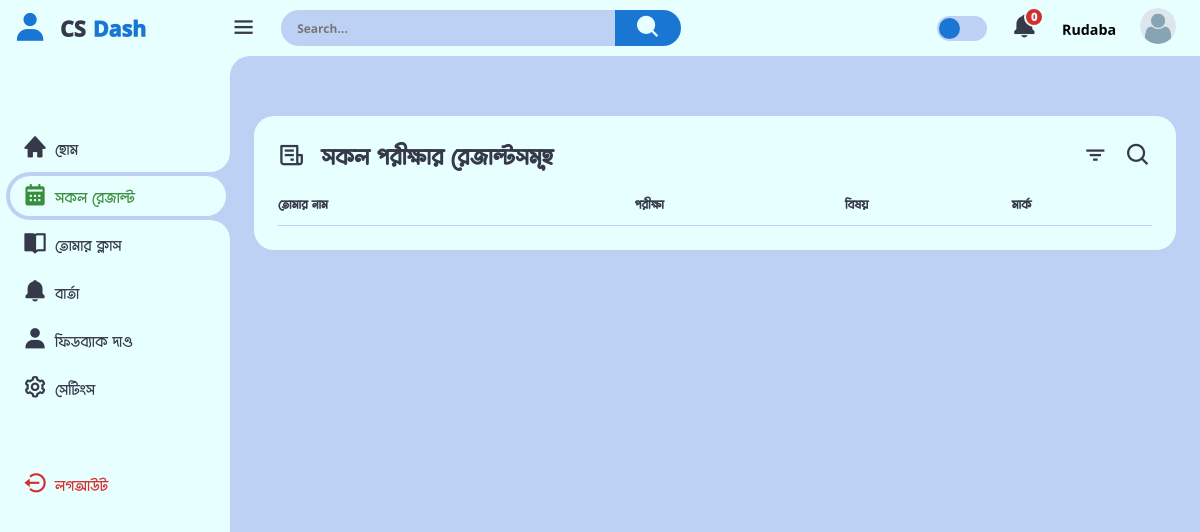
The app's page /student_dashboard/result (signed in), older data.
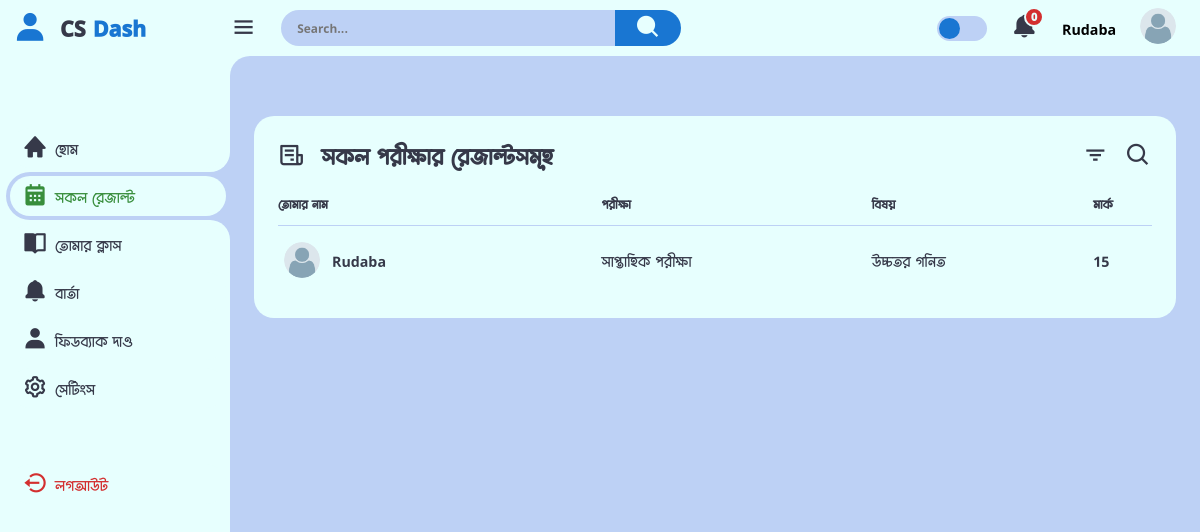
The same page, newer data.
### users/models.py (models this page shows, shortened)
class MarksOfStudent(models.Model):
    batch = models.ForeignKey(Batch, on_delete=models.CASCADE)
    std = models.ForeignKey(Student, on_delete=models.CASCADE)
    student_id = models.IntegerField()
    subject = models.CharField(max_length=150)
    exam_type = models.ForeignKey(CreateExam, null=True, blank=True, on_delete=models.CASCADE)
    mark = models.IntegerField()
    class Meta:
        verbose_name_plural = "শিক্ষার্থীদের মার্কস"

class Student(models.Model):
    user = models.OneToOneField(CustomUser, on_delete=models.CASCADE)
    basic_step_of_reg = models.BooleanField(default=False)
    choose_subjects = models.BooleanField(default=False)
    s_approval = models.BooleanField(default=False)
    guardian_phone_is_verified = models.BooleanField(default=False)
    s_name = models.CharField(max_length=170, null=True, blank=True)
    shift = models.ForeignKey(Shift, on_delete=models.CASCADE, null=True, blank=True)
    batch = models.ForeignKey(Batch, on_delete=models.CASCADE, null=True, blank=True)
    profile_pic = models.ImageField( upload_to="student", default='avatar.png')
    class_subjects = models.ForeignKey(ClassWithSubject, on_delete=models.CASCADE, null=True, blank=True )
    s_id = models.IntegerField(null=True, blank=True)
    guardian_phone = models.CharField(max_length=15)
    your_subjects = MultiSelectField(max_length=170, null=True, blank=True)
    s_phone = models.CharField(max_length=15, blank=True, null=True)
    guardian_email = models.EmailField(max_length=100, blank=True, null=True)
    created_at = models.DateTimeField(auto_now_add=True)
    updated_at = models.DateTimeField(auto_now=True)
    def __init__(self, *args, **kwargs):
        super(Student, self).__init__(*args, **kwargs)
        if self.class_subjects:
            self._meta.get_field('your_subjects').choices = [
                (subject.name.lower(), subject.name) for subject in self.class_subjects.subjects.all()
            ]
        else:
            self._meta.get_field('your_subjects').choices = [
                ('math', 'math')
            ]
    def __str__(self):
        if self.s_name:
            return self.s_name
        else:
            return f"STUDENT ID - {self.s_id}"
    class Meta:
        verbose_name_plural = "ইউজার ( শিক্ষার্থী )"

class CreateExam(models.Model):
    exam_name = models.CharField(max_length=150)
    out_of = models.IntegerField(default=100)
    def __str__(self):
        return self.exam_name
    class Meta:
        verbose_name_plural = "পরীক্ষা তৈরি করুন"

### home/views.py (the view, shortened to what this page needs)
# urls.py: path('student_dashboard/<str:page>', student_dashb, name="student_dashb"),
@login_required
def student_dashb(request, page=None):
    if request.user.role == 'student':
        if page == 'feedback':
            student = request.user.student
            feedback, created = StudetFeedback.objects.get_or_create(student=student, defaults={
                'already_rated': False,
                'rate_us': 0,
                'report': ''
            })
            if request.method == "POST":
                try:
                    feedback.already_rated = True
                    feedback.rate_us = request.POST.get('star_rating')
                    feedback.report = request.POST.get('speech')
                    feedback.save()
                    return redirect('student_dashb', page='feedback')
                except Exception as e:
                    return render(request, 'student/error.html', {"error_message": e})
            context = {
                'data': feedback,
            }
            return render(request, 'student/dash_feedback.html', context)
        elif page == 'message':
            all_msg = MessageForStudent.objects.filter(message_for = request.user.student).order_by('-upload_at', 'visited')
            context = {
                'all_message':all_msg,
            }
            return render(request, 'student/dash_message.html', context)
        elif page == 'settings':
            return edit_profile(request)
        elif page == 'change_password':
            return change_password(request)
        elif page == 'result':
            mark = MarksOfStudent.objects.filter(student_id = request.user.student.s_id)
            return render(request, 'student/dash_result.html', context={'marks':mark})
        elif page == 'xm_schedule':
            schedule = ExamSchedule.objects.filter(batch__student = request.user.student)
            context={
                'schedule':schedule,
            }
            return render(request, 'student/xm_schedule.html', context)
    else:
        return render(request, 'main/404.html')

### home/public.py (called while the page is built, shortened)
def common_data(request):
    try:
        if request.user.role == "student":
            try:
                unviewed_msg_std = MessageForStudent.objects.filter(message_for = request.user.student, visited = False).count()
            except:
                unviewed_msg_std = 0
            context = {
                'unviewed_msg_std' : unviewed_msg_std,
            }
        else:
            context={}
    except:
        context = {}
    return context

### templates/student/dash_result.html
{% extends 'student/dash_base.html' %}
{% block content %}
<div class="bottom-data">
    <div class="orders">
        <div class="header">
            <i class='bx bx-receipt'></i>
            <h3>সকল পরীক্ষার রেজাল্টসমূহ</h3>
            <i class='bx bx-filter'></i>
            <i class='bx bx-search'></i>
        </div>
        <table>
            <thead>
                <tr>
                    <th>তোমার নাম </th>
                    <th>পরীক্ষা</th>
                    <th>বিষয়</th>
                    <th>মার্ক</th>
                </tr>
            </thead>
            <tbody>
                {% for m in marks %}
                <tr>
                    <td>
                        <img src="{{m.std.profile_pic.url}}">
                        <p>{{m.std}}</p>
                    </td>
                    <td>{{m.exam_type}}</td>
                    <td>{{m.subject}}</td>
                    <td>{{m.mark}}</td>
                </tr>
                {% endfor %}
            </tbody>
        </table>
    </div>
</div>
{% endblock content %}

Row changes from the older to the newer data that the page shows:
added MarksOfStudent: std.profile_pic (placeholder picture), std "Rudaba", exam_type "সাপ্তাহিক পরীক্ষা", subject "উচ্চতর গনিত", mark "15"
